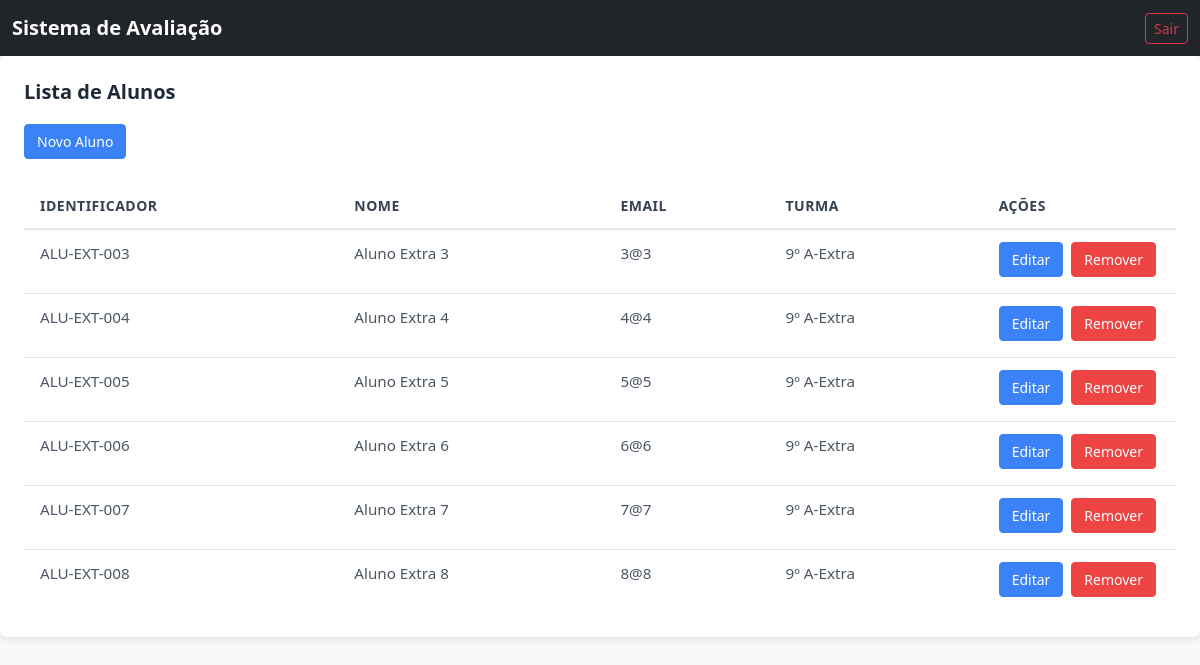
Page /alunos/ on the committed database.
### tables this page shows
CREATE TABLE alunos (
            id INTEGER PRIMARY KEY AUTOINCREMENT,
            identificador TEXT NOT NULL UNIQUE,
            turma_id INTEGER NOT NULL,
            id_conta INTEGER NOT NULL UNIQUE,
            FOREIGN KEY (turma_id) REFERENCES turmas(id) ON DELETE RESTRICT,
            FOREIGN KEY (id_conta) REFERENCES contas(id) ON DELETE RESTRICT
        );

CREATE TABLE contas (
            id INTEGER PRIMARY KEY AUTOINCREMENT,
            nome TEXT NOT NULL,
            email TEXT NOT NULL UNIQUE,
            id_cargo INTEGER NOT NULL DEFAULT 3,
            senha TEXT NOT NULL DEFAULT 'senha.123@2025',
            FOREIGN KEY (id_cargo) REFERENCES roles(id)
        );

### routes/home.py (the view)
@home_route.route('/alunos')
@require_role(Cargo.ALUNO)
def alunos_content():
    try:
        aluno_id = obter_aluno_id()
        if not aluno_id:
            conta_id = obter_id_usuario()
            aluno = get_aluno_by_conta(conta_id)
            if not aluno:
                content = '<div class="alert alert-warning">Aluno não encontrado</div>'
                return render_base_with_content(content, 200)
            aluno_id = aluno['id']
            turma_id = aluno.get('turma_id')
        else:
            aluno = get_aluno_by_conta(obter_id_usuario())
            turma_id = aluno.get('turma_id') if aluno else None
        if not turma_id:
            content = '<div class="alert alert-warning">Turma não identificada</div>'
            return render_base_with_content(content, 200)
        disciplinas = get_disciplinas_by_aluno(turma_id)
        content = render_cards_grid_items(disciplinas)
        return render_base_with_content(content, 200)
    except Exception as e:
        content, status = erro_html(f'Erro: {str(e)}', 500)
        return render_base_with_content(content, status)

### database/aluno.py (called while the page is built)
def get_alunos():
    query = '''
        SELECT
            a.id, a.identificador, a.turma_id, a.id_conta,
            t.ano, t.identificador as turma_identificador,
            c.nome, c.email,
            t.ano || 'º ' || t.identificador as turma_display,
            c.nome as conta_display
        FROM alunos a
        LEFT JOIN turmas t ON a.turma_id = t.id
        LEFT JOIN contas c ON a.id_conta = c.id
    '''
    return _executar_select(query)

### database/geral.py (called while the page is built)
def _criar_diretorio_dados():
    Path(DB_PATH).mkdir(parents=True, exist_ok=True)

def _get_connection():
    _criar_diretorio_dados()
    conn = sqlite3.connect(DB_FILE, timeout=30.0)
    conn.row_factory = sqlite3.Row  # Retorna resultados como dicionários
    conn.execute('PRAGMA journal_mode=WAL')  # Modo WAL para evitar locks
    conn.execute('PRAGMA busy_timeout=30000')  # 30s timeout
    return conn

def _executar_select(query, params=None):
    try:
        conn = _get_connection()
        cursor = conn.cursor()
        if params:
            cursor.execute(query, params)
        else:
            cursor.execute(query)
        resultados = cursor.fetchall()
        conn.close()
        return [dict(row) for row in resultados]
    except sqlite3.Error as e:
        print(f"Erro ao executar SELECT: {e}")
        return []

### routes/alunos.py (called while the page is built)
@alunos_route.route('/')
def page_alunos():
    return render_page_alunos(table_alunos())

@alunos_route.route('/table')
def table_alunos():
    try:
        cargo = obter_cargo_usuario()
        if cargo == Cargo.ALUNO:
            return obter_div_acesso_negado()
        alunos = get_alunos()
        return build_table_alunos(alunos)
    except Exception as e:
        return erro_500(e)

### ui/alunos.py (called while the page is built)
def render_page_alunos(tabela_html):
    return render_template('base.html', content=tabela_html)

### utils/permissions.py (called while the page is built)
def obter_cargo_usuario():
    if 'user_id' not in session or 'cargo' not in session:
        return None
    cargo_str = session.get('cargo', '').lower()
    try:
        return Cargo[cargo_str.upper()]
    except KeyError:
        return None

### utils/template_builder.py (called while the page is built)
    def set_header(self, colunas, acoes=False):
        colunas_normalizadas = []
        for col in colunas:
            if isinstance(col, str):
                colunas_normalizadas.append({'titulo': col})
            else:
                colunas_normalizadas.append(col)
        self.header = {
            'colunas': colunas_normalizadas,
            'acoes': acoes
        }
        return self

### templates/componentes/tabela.html
<div class="tabela-container">
    {% if (titulo) %}
    <h3 class="tabela-titulo">{{ titulo }}</h3>
    {% endif %}
    {% if(botao_fora_tabela) %}
    <div class="tabela-botao-fora-tabela">
        {{ botao_fora_tabela }}
    </div>
    {% endif %}
    <table class="table"{% if table_id %} id="{{ table_id }}"{% endif %}>
        {% if header %}
        <thead class="tabela-header">
            <tr>
                {% for coluna in header.colunas %}
                <th>{{ coluna.titulo }}</th>
                {% endfor %}
                {% if (header.acoes) %}
                <th style="width: 1%; white-space: nowrap;">Ações</th>
                {% endif %}
            </tr>
        </thead>
        {% endif %}
        <tbody>
            {% if linhas %}
                {% for linha in linhas %}
                    {% if linha.raw %}
                        {{ linha.html | safe }}
                    {% else %}
                        {% include 'componentes/tabela_linha.html' %}
                    {% endif %}
                {% endfor %}
            {% else %}
                <tr class="tabela-empty">
                    <td colspan="{{ (header.colunas|length if header else 0) + (1 if header and header.acoes else 0) }}">
                        Nenhum registro encontrado.
                    </td>
                </tr>
            {% endif %}
        </tbody>
    </table>
</div>

### templates/componentes/tabela_linha.html
<tr {% if linha.id %}id="{{ linha.id }}"{% endif %}>
    {% for coluna in linha.colunas %}
    <td>{{ coluna | safe }}</td>
    {% endfor %}
    {% if header and header.acoes %}
    <td style="white-space: nowrap;">
        {% for botao in linha.botoes %}
            {{ botao | safe }}
        {% endfor %}
    </td>
    {% endif %}
</tr>

### templates/base.html (shortened to what this page needs)
<!DOCTYPE html>
<html lang="pt-BR">
<head>
    <link href="https://cdn.jsdelivr.net/npm/bootstrap@5.3.8/dist/css/bootstrap.min.css" rel="stylesheet">
    <link href="https://cdn.jsdelivr.net/npm/bootstrap-icons@1.11.3/font/bootstrap-icons.min.css" rel="stylesheet">
    <link href="/static/css/tabela.css" rel="stylesheet">
    <link href="/static/css/cards.css" rel="stylesheet">
    <link href="/static/css/base.css" rel="stylesheet">
</head>
<body class="bg-light" data-has-content="{{ 'true' if content else 'false' }}" data-initial-page="{{ initial_page | default('home') }}">
    <nav class="navbar navbar-expand-lg navbar-dark bg-dark">
        <div class="container-fluid">
            <a class="navbar-brand fw-bold" href="/" style="cursor: pointer;">Sistema de Avaliação</a>
            <div class="navbar-nav ms-auto d-flex flex-row align-items-center gap-3">
                <button id="btn-sair" onclick="logout()" class="btn btn-outline-danger btn-sm">Sair</button>
            </div>
        </div>
    </nav>
    <main id="app-container">
        {% if content %}
            {{ content | safe }}
        {% else %}
            {% include 'componentes/loading.html' %}
        {% endif %}
    </main>
</body>
</html>

### static/css/tabela.css (style rules this page uses)
.tabela-container { background-color: #ffffff; border-radius: 8px; box-shadow: 0 2px 8px rgba(0, 0, 0, 0.1); padding: 24px; margin-bottom: 24px; }
.tabela-titulo { margin-bottom: 20px; font-weight: 600; color: #1f2937; font-size: 1.25rem; }
.tabela-botao-fora-tabela { margin-bottom: 20px; }
.tabela-container .table { margin-bottom: 0; }
.tabela-container .table thead { background-color: #f3f4f6; border-bottom: 2px solid #e5e7eb; }
.tabela-container .table th { font-weight: 600; color: #374151; padding: 12px 16px; text-align: left; font-size: 0.875rem; text-transform: uppercase; letter-spacing: 0.5px; }
.tabela-container .table td { padding: 12px 16px; border-bottom: 1px solid #e5e7eb; color: #4b5563; font-size: 0.95rem; }
.tabela-container .table tbody tr:last-child td { border-bottom: none; }
.tabela-container .btn { margin-right: 4px; margin-bottom: 4px; font-size: 0.875rem; padding: 6px 12px; }
.tabela-container .btn-primary { background-color: #3b82f6; border-color: #3b82f6; color: white; }
.tabela-container .btn-danger { background-color: #ef4444; border-color: #ef4444; color: white; }

### static/css/base.css (style rules this page uses)
body { overflow-x: hidden; }
.table { width: 100%; table-layout: auto; }
.table td, .table th { max-width: 300px; overflow: hidden; text-overflow: ellipsis; word-break: break-word; }
.table td { white-space: normal; }
.table thead th:last-child, td:last-child { white-space: nowrap !important; width: 1% !important; min-width: max-content !important; }
.btn-group-actions, td:last-child .btn, td:last-child button { white-space: nowrap !important; display: inline-block !important; flex-shrink: 0 !important; }
td:last-child { min-width: max-content !important; display: table-cell !important; }
.btn { white-space: nowrap; }

### rows in the picture
alunos: identificador "ALU-EXT-003"
contas: nome "Aluno Extra 3", email "3@3"
alunos: identificador "ALU-EXT-004"
contas: nome "Aluno Extra 4", email "4@4"
alunos: identificador "ALU-EXT-005"
contas: nome "Aluno Extra 5", email "5@5"
alunos: identificador "ALU-EXT-006"
contas: nome "Aluno Extra 6", email "6@6"
alunos: identificador "ALU-EXT-007"
contas: nome "Aluno Extra 7", email "7@7"
alunos: identificador "ALU-EXT-008"
contas: nome "Aluno Extra 8", email "8@8"

### other values in the picture
{{ titulo }} "Lista de Alunos"
{{ botao_fora_tabela }} "Novo Aluno"
{{ coluna.titulo }} "IDENTIFICADOR" "NOME" "EMAIL" "TURMA"
{{ coluna | safe }} "9º A-Extra" "9º A-Extra" "9º A-Extra" "9º A-Extra" "9º A-Extra" "9º A-Extra"
{{ botao | safe }} "Editar" "Remover" "Editar" "Remover" "Editar" "Remover" "Editar" "Remover" "Editar" "Remover" "Editar" "Remover"
